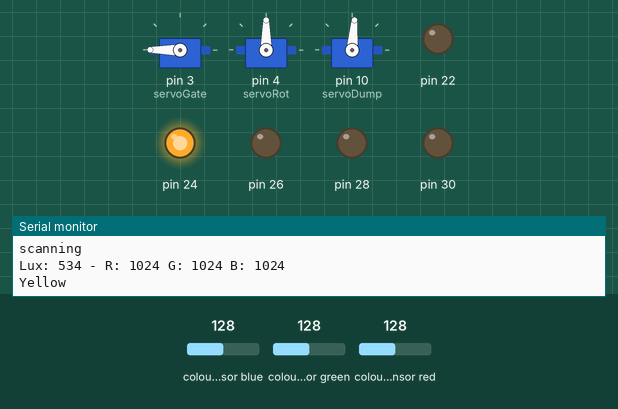
Simulated run of this sketch. Board: Arduino Mega 2560, built with avr-gcc and run on an emulated ATmega2560. Parts: 3 × servo, output pins drawn as LEDs (lit = HIGH), the last lines printed to the serial monitor. The inputs (shaded band) are chosen by the test bench; at power-on: colour sensor blue 128, colour sensor red 128, colour sensor green 128.

Above: at 1.2 s.
1.3 s: colour sensor blue set to 208
At 2.1 s:
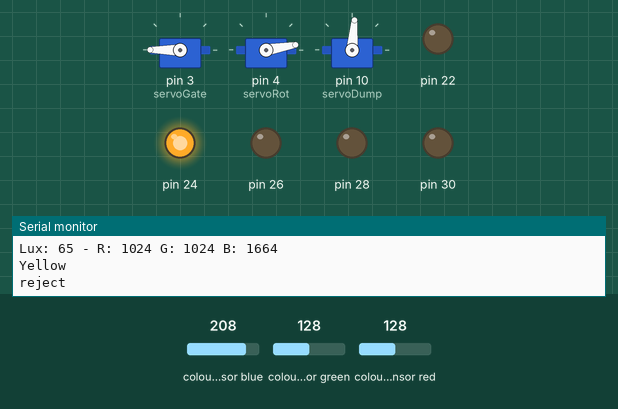
4.5 s: colour sensor blue set to 215
At 5.1 s:
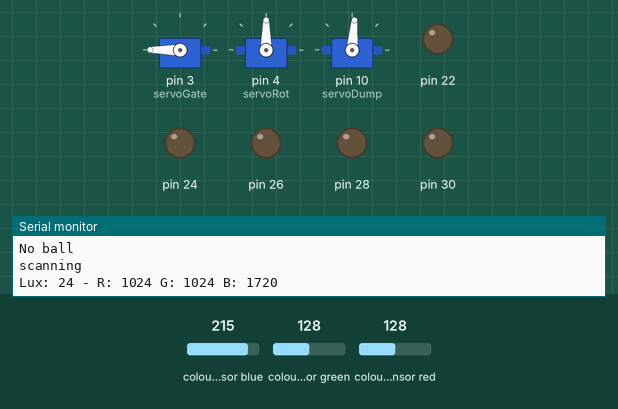
6.2 s: colour sensor red set to 121
7.7 s: colour sensor red set to 115
At 9.8 s:
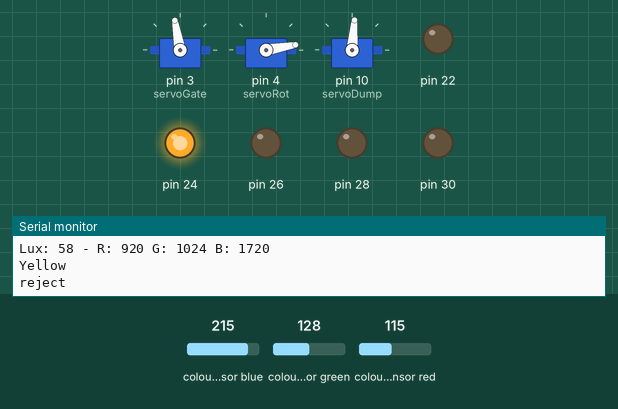
10.9 s: colour sensor red set to 103
13.9 s: colour sensor red set to 97
At 14.8 s:
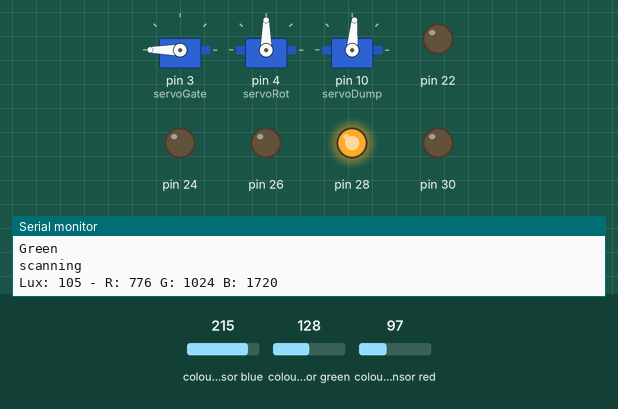
Timing chart, 0 to 18.1 s (numbered marks = the images above; inputs shaded):
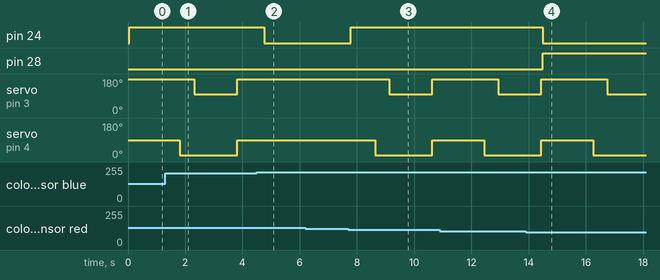

Measured:
- the behaviour switches between 210 and 211 on colour sensor blue (found by bisection; images 1 and 2)
- the behaviour switches between 119 and 118 on colour sensor red (found by bisection; images 2 and 3)
- the behaviour switches between 101 and 100 on colour sensor red (found by bisection; images 3 and 4)
- after the input at 4.5 s, pin 24: HIGH → LOW after 0.27 s; servo on pin 3 (servoGate): stays 180° (without the input it goes to 100° after 1.6 s); servo on pin 4 (servoRot): stays 90° (without the input it goes to 10° after 1.1 s)
- after the input at 7.7 s, pin 24: LOW → HIGH after 0.08 s; servo on pin 3 (servoGate): 180° → 100° after 1.4 s, → 180° 1.5 s later; servo on pin 4 (servoRot): 90° → 10° after 0.94 s, → 90° 2.0 s later
- after the input at 13.9 s, pin 24: HIGH → LOW after 0.60 s; pin 28: LOW → HIGH after 0.60 s

The sketch:

ColorSensingWithLights.ino
```cpp
#include <Servo.h>
#include <Wire.h>
#include "Adafruit_TCS34725.h"

String status = "Nothing";

/* Initialise with specific int time and gain values */
Adafruit_TCS34725 tcs = Adafruit_TCS34725(TCS34725_INTEGRATIONTIME_154MS, TCS34725_GAIN_1X);
Servo servoGate;
Servo servoRot;
Servo servoDump;

int state = 0;
int countR1 = 0;
int countR2 = 0;
int countR4 = 0;
int countA = 0;
int color = 0;

void setup(void) {
  Serial.begin(9600);
  pinMode(22, OUTPUT);
  pinMode(24, OUTPUT);
  pinMode(26, OUTPUT);
  pinMode(28, OUTPUT);
  pinMode(30, OUTPUT);

  if (tcs.begin()) {
    Serial.println("Found sensor");
  } else {
    Serial.println("No TCS34725 found ... check your connections");
    while (1);
  }

  servoGate.attach(3); //PWM pins
  servoRot.attach(4); //PWM pins
  servoDump.attach(10);
  servoRot.write(90);
  servoGate.write(180);
  servoDump.write(85);
}

void loop(void) {
  uint16_t r, g, b, c, colorTemp, lux;

  if (digitalRead(30) == HIGH){
    servoDump.write(13);
    Serial.println("Dumping");
    delay(1500);
    servoDump.write(87);
    delay(1500);
  }

  tcs.getRawData(&r, &g, &b, &c);
  // colorTemp = tcs.calculateColorTemperature(r, g, b);
  colorTemp = tcs.calculateColorTemperature_dn40(r, g, b, c);
  lux = tcs.calculateLux(r, g, b);
  // No ball: 0, Green: 1, Yellow: 2, Red: 3, Blue: 4
  if (lux < 50) {
    status = "No ball";
    color = 0;
    digitalWrite(22, LOW);
    digitalWrite(24, LOW);
    digitalWrite(26, LOW);
    digitalWrite(28, LOW);
  }
  else if (lux > 20000) {
    status = "red";
    color = 3;
    digitalWrite(22, HIGH);
    digitalWrite(24, LOW);
    digitalWrite(26, LOW);
    digitalWrite(28, LOW);
  }
  else if (r > 800) {
    status = "Yellow";
    color = 2;
    digitalWrite(22, LOW);
    digitalWrite(24, HIGH);
    digitalWrite(26, LOW);
    digitalWrite(28, LOW);
  }
  else if (g > 500) {
    status = "Green";
    color = 1;
    digitalWrite(22, LOW);
    digitalWrite(24, LOW);
    digitalWrite(26, LOW);
    digitalWrite(28, HIGH);
  }
  else {
    status = "Blue";
    color = 4;
    digitalWrite(22, LOW);
    digitalWrite(24, LOW);
    digitalWrite(26, HIGH);
    digitalWrite(28, LOW);
  }

  Serial.print("Lux: "); Serial.print(lux, DEC); Serial.print(" - ");
  Serial.print("R: "); Serial.print(r, DEC); Serial.print(" ");
  Serial.print("G: "); Serial.print(g, DEC); Serial.print(" ");
  Serial.print("B: "); Serial.print(b, DEC); Serial.print(" ");
  Serial.println(" ");
  Serial.println(status);

  delay(250);

  switch (state) {
    case 0: //start state
      //servoGate.write(0);
      //servoRot.write(0);
      if (countA == 4) {
        state = 1;
        countA = 0;
      }
      else if (countR1 == 4 || countR2 == 4 || countR4 == 4) {
        state = 2;
        countA = 0;
        countR1 = 0;
        countR2 = 0;
        countR4 = 0;
      }
      else {
        if (color == 1) {
          countR1 = countR1 + 1;
          countR2 = 0;
          countR4 = 0;
          countA = 0;
        }
        else if (color == 2) {
          countR1 = 0;
          countR2 = countR2 + 1;
          countR4 = countR4 + 1;
          countA = 0;
        }
        else if (color == 3) {
          countR1 = 0;
          countR2 = 0;
          countR4 = 0;
          countA = countA + 1;
        }
        else if (color == 4) {
          countR1 = 0;
          countR2 = 0;
          countR4 = countR4 + 1;
          countA = 0;
        }
        else {
          countR1 = 0;
          countR2 = 0;
          countA = 0;
        }
      }
      Serial.println("scanning");
      break;
    case 1: //Acceptance color detected
      Serial.println("accept");
      state = 0;
      servoGate.write(100);
      delay(1000);
      servoGate.write(180);
      //delay(1);

      break;
    case 2: //Rejection color detected
      Serial.println("reject");
      state = 0;
      servoRot.write(10);
      delay(500);
      servoGate.write(100);
      delay(1500);
      servoRot.write(90);
      servoGate.write(180);

      //delay(1);
      break;
  }
}
```
